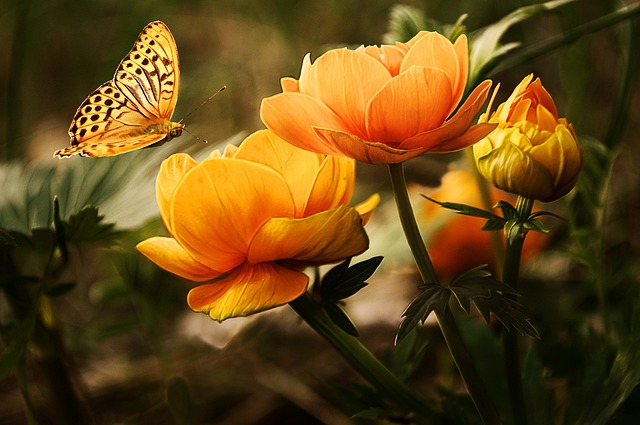
#> input picture test/img/one.jpg, 640 x 425 px
$ python main.py
#> lines starting #> are read from the running program, lines starting #| are printed output that depends on the picture
import cv2 #open cv


img = cv2.imread('img/one.jpg' , 0) #khandan ax sia sefid
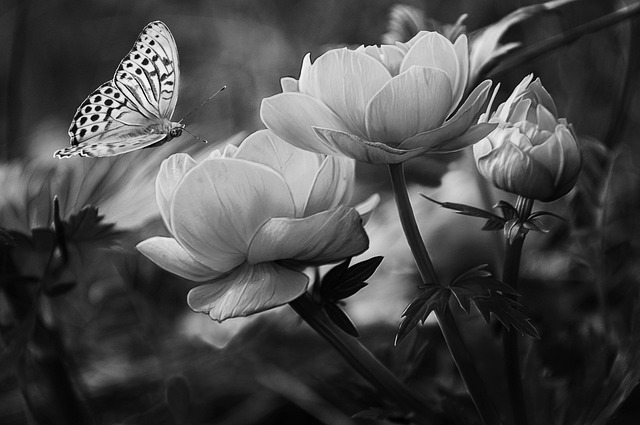
#> img: shape (425, 640); min 0, max 255, mean 74.8

print(img) #araye do bodi
#> (printed output is left out)

print(img.shape) #tedad pixel ha (425*640)
#| (425, 640)

height , width = img.shape
#> height = 425; width = 640
# [6 lines of commented-out code are left out]
for i in range(height):
    for j in range(width):
        img[i , j] = 255 - img[i , j] #negative
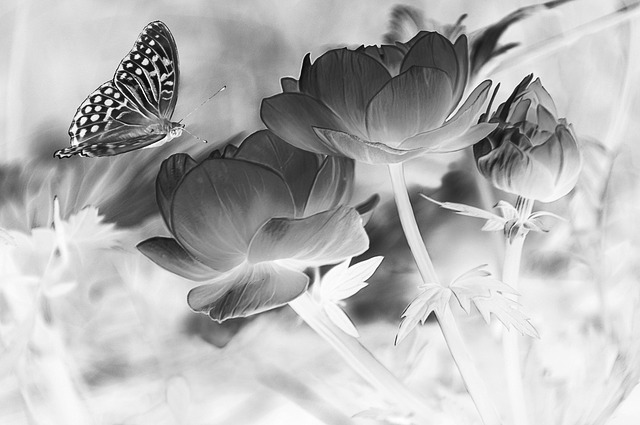
#> img: shape (425, 640); min 0, max 255, mean 180.2

new_img = cv2.resize(img , (600,800))
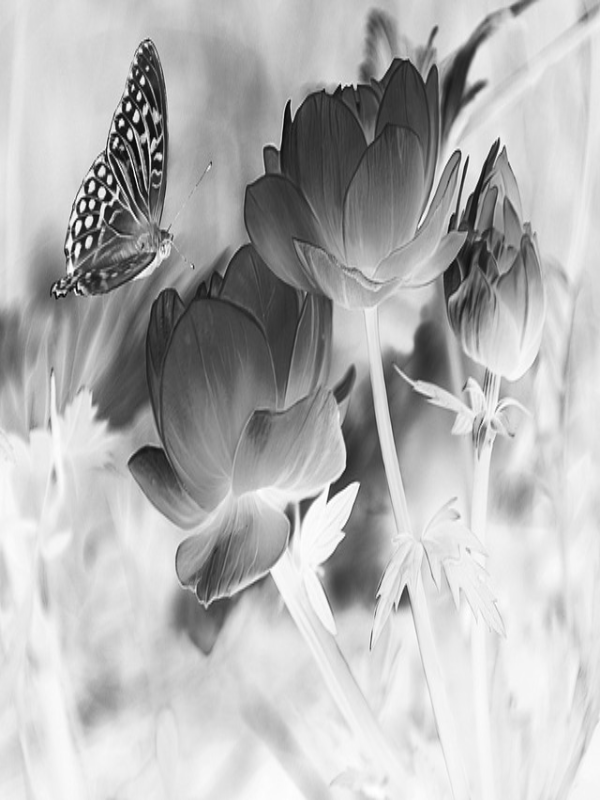
#> new_img: shape (800, 600); min 4, max 255, mean 180.1
print(new_img.shape)
#| (800, 600)
# cv2.imshow('new' , new_img)

cv2.imwrite('result.jpg' , img) #zakhire ax

# [6 lines of commented-out code are left out]

img[0:425 , 0:20] = 0 #samt chp qab meshki
img[0:425 , 620:640] = 0 #samt rast qab meshki
img[0:20 , 0:640] = 0 #samt bala qab meshki
img[405:425 , 0:640] = 0 #samt paeen qab meshki
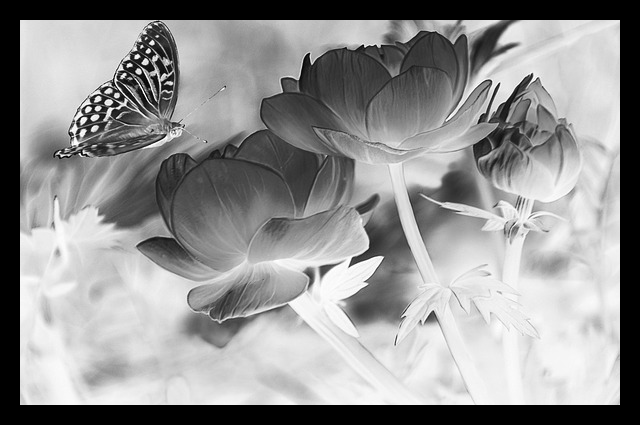
#> img: shape (425, 640); min 0, max 255, mean 147.3

# parvane = img[20:170 , 50:230] #joda kardn yek bakhsh
# # cv2.imshow('parvane' , parvane)
# print(parvane.shape)
# img[200:350 , 100:280] = parvane #enteqal be yekja dige


cv2.imshow('output' , img) #namayesh ax
cv2.waitKey() #zood baste nashe
